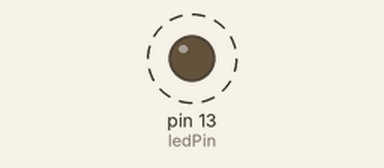
Bench run of a sketch on a simulated Arduino Uno, built with avr-gcc and run on an emulated ATmega328P. Shown: output pins drawn as LEDs (lit = HIGH). Dashed ring = blinking.

Above: at 0.2 s.
Timing chart, 0 to 4.5 s (numbered marks = the images above):
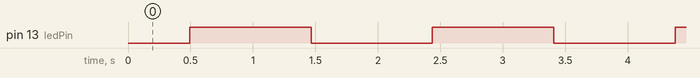

The sketch:

brethLED.ino
```cpp
/*
呼吸灯
analogWrite
*/

int ledPin = 13;

void setup()
{
    pinMode(ledPin, OUTPUT);
}

void loop()
{
    fadeOn(1000, 5);
    fadeOff(1000, 5);
}

void fadeOn(unsigned int time, int increament)
{
    for (byte value = 0; value < 255; value += increament)
    {
        analogWrite(ledPin, value);
        delay(time / (255 / increament));
    }
}

void fadeOff(unsigned int time, int decreament)
{
    for (byte value = 255; value > 0; value -= decreament)
    {
        analogWrite(ledPin, value);
        delay(time / (255 / decreament));
    }
}
```

Measured:
- by itself, pin 13 (ledPin): alternates HIGH for 0.97 s and LOW for 0.97 s
